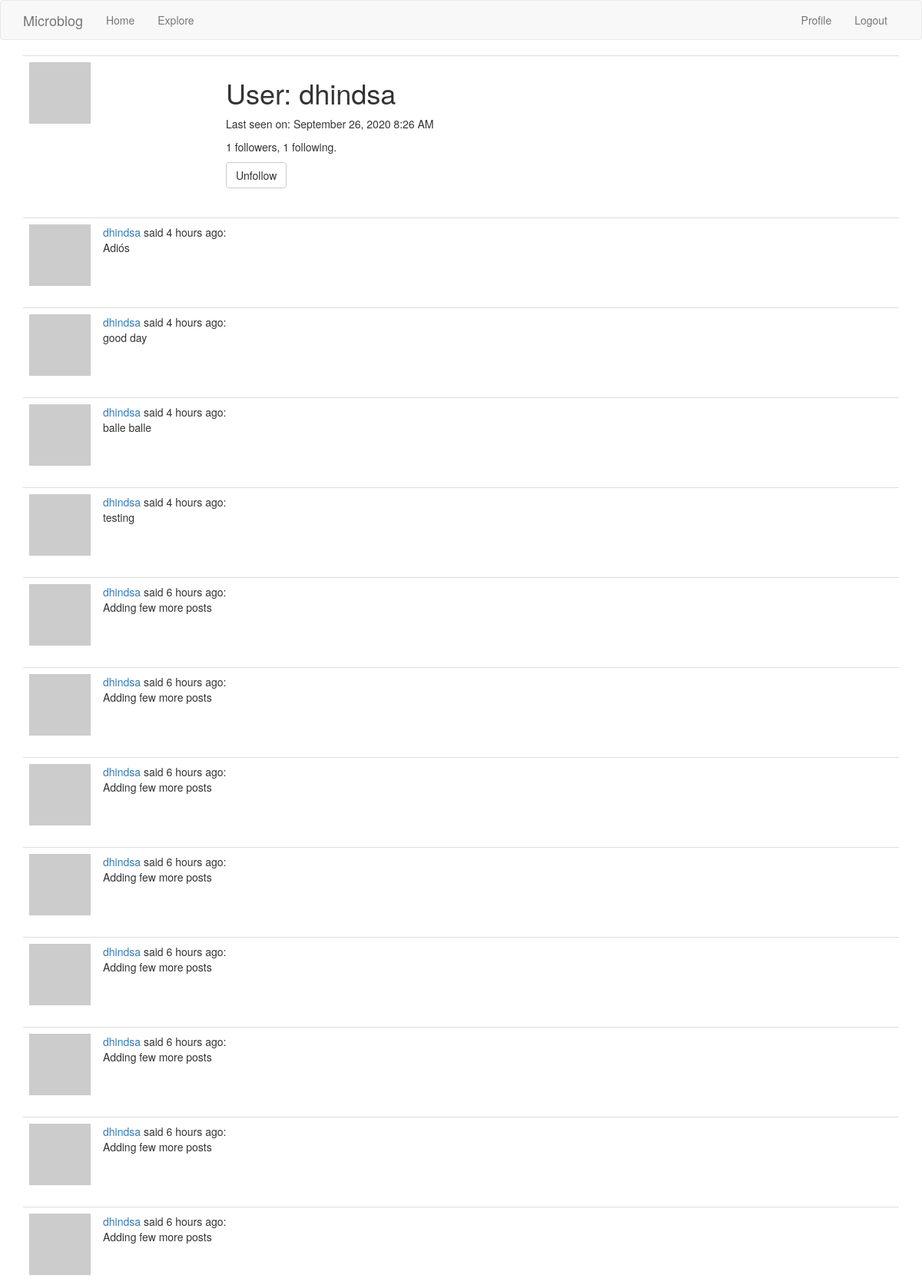
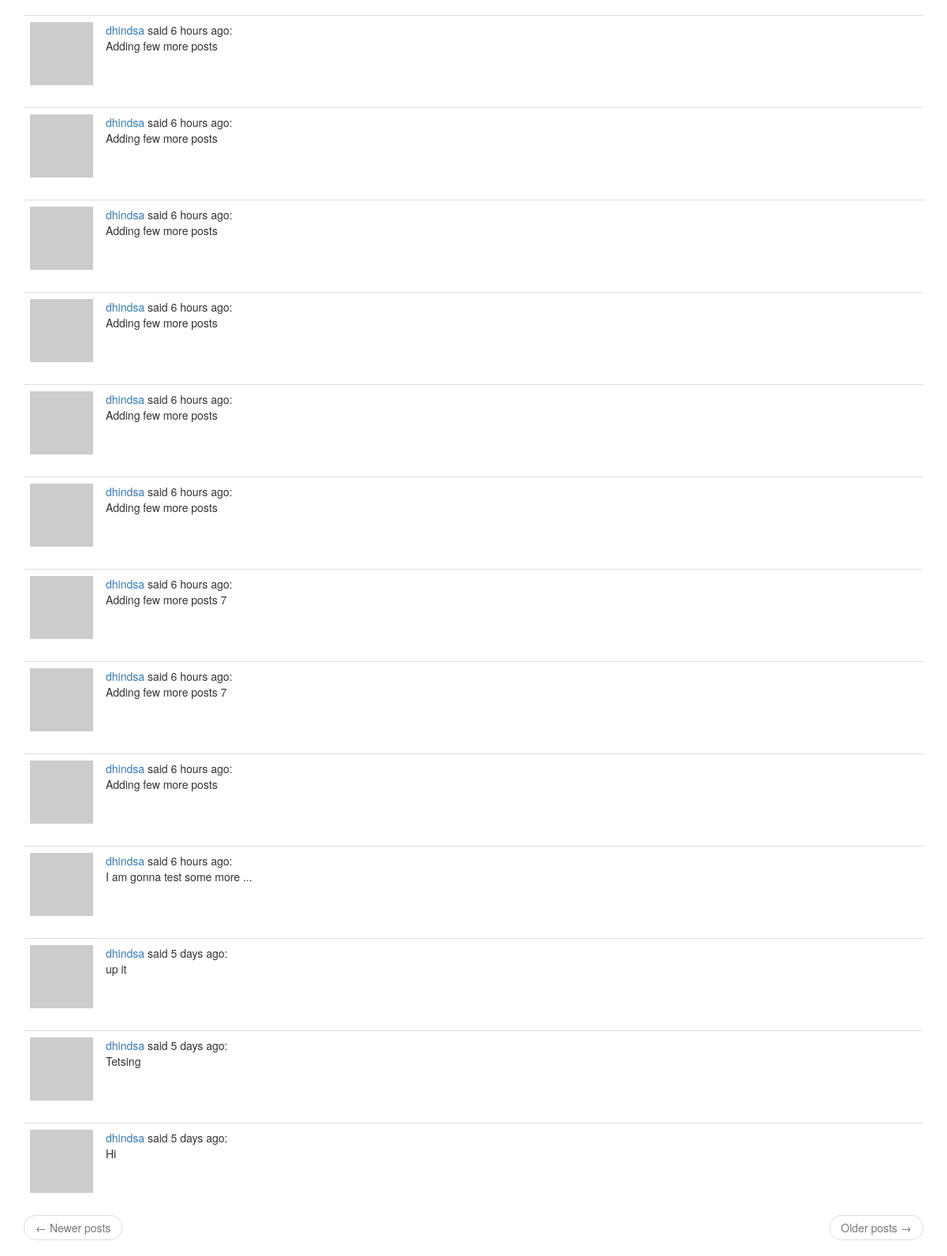
The app's page /user/dhindsa (signed in) with its own data (2 pictures, top to bottom).
### app/models.py (models this page shows, shortened)
class User(UserMixin, db.Model):
    id = db.Column(db.Integer, primary_key=True)
    username = db.Column(db.String(64), index=True, unique=True)
    email = db.Column(db.String(120), index=True, unique=True)
    password_hash = db.Column(db.String(128))
    posts = db.relationship('Post', backref='author', lazy='dynamic')
    about_me = db.Column(db.String(140))
    last_seen = db.Column(db.DateTime, default=datetime.utcnow)
    followed = db.relationship(
        'User', secondary=followers,
        primaryjoin=(followers.c.follower_id == id),
        secondaryjoin=(followers.c.followed_id == id),
        backref=db.backref('followers', lazy='dynamic'), lazy='dynamic')
    def avatar(self, size):
        digest = md5(self.email.lower().encode('utf-8')).hexdigest()
        return 'https://www.gravatar.com/avatar/{}?d=identicon&s={}'.format(
            digest, size)
    def is_following(self, user):
        return self.followed.filter(
            followers.c.followed_id == user.id).count() > 0

class Post(db.Model):
    id = db.Column(db.Integer, primary_key=True)
    body = db.Column(db.String(140))
    timestamp = db.Column(db.DateTime, index=True, default=datetime.utcnow)
    user_id = db.Column(db.Integer, db.ForeignKey('user.id'))
    language = db.Column(db.String(5))

### app/routes.py (the view)
@app.route('/user/<username>')
@login_required
def user(username):
    user = User.query.filter_by(username=username).first_or_404()
    page = request.args.get('page', 1, type=int)
    posts = user.posts.order_by(Post.timestamp.desc()).paginate(
        page, app.config['POSTS_PER_PAGE'], False)
    next_url = url_for('user', username=user.username, page=posts.next_num) \
        if posts.has_next else None
    prev_url = url_for('user', username=user.username, page=posts.prev_num) \
        if posts.has_prev else None
    form = EmptyForm()
    return render_template('user.html', user=user, posts=posts.items,
                           next_url=next_url, prev_url=prev_url, form=form)

### app/forms.py
class EmptyForm(FlaskForm):
    submit = SubmitField('Submit')

### app/models.py (called while the page is built)
@login.user_loader
def load_user(id):
    return User.query.get(int(id))

### app/routes.py (called while the page is built)
@app.before_request
def before_request():
    if current_user.is_authenticated:
        current_user.last_seen = datetime.utcnow()
        db.session.commit()

### app/templates/user.html (shortened to what this page needs)
{% extends "base.html" %}
{% block app_content %}
<table class="table table-hover">
    <tr>
        <td width="256px"><img src="{{ user.avatar(256) }}"></td>
        <td>
            <h1>User: {{ user.username }}</h1>
            {% if user.last_seen %}
            <p>Last seen on: {{ moment(user.last_seen).format('LLL') }}</p>
            {% endif %}                <p>{{ user.followers.count() }} followers, {{ user.followed.count() }} following.</p>
            {% if user == current_user %}
            <p><a href="{{ url_for('edit_profile') }}">Edit your profile</a></p>
            {% else %}
            <p>
                <form action="{{ url_for('unfollow', username=user.username) }}" method="post">
                    {{ form.submit(value='Unfollow', class_='btn btn-default') }}
                </form>
            </p>
            {% endif %}
        </td>
    </tr>
</table>
{% for post in posts %}
{% include '_post.html' %}
{% endfor %}
<nav aria-label="...">
    <ul class="pager">
        <li class="previous{% if not prev_url %} disabled{% endif %}">
            <a href="{{ prev_url or '#' }}">
                <span aria-hidden="true">&larr;</span> Newer posts
            </a>
        </li>
        <li class="next{% if not next_url %} disabled{% endif %}">
            <a href="{{ next_url or '#' }}">
                Older posts <span aria-hidden="true">&rarr;</span>
            </a>
        </li>
    </ul>
</nav>
{% endblock %}

### app/templates/_post.html
<table class="table table-hover">
	<tr>
		<td width="70px">
			<a href="{{ url_for('user', username=post.author.username) }}">
				<img src="{{ post.author.avatar(70) }}" />
			</a>
		</td>
		<td>
			<a href="{{ url_for('user', username=post.author.username) }}">
				{{ post.author.username }}
			</a>
			said {{ moment(post.timestamp).fromNow() }}:
			<br>
			<span id="post{{ post.id }}">{{ post.body }}</span>
		</td>
	</tr>
</table>

### records on screen
User: username "dhindsa", last_seen "September 26, 2020 8:26 AM"
Post: author.username "dhindsa", timestamp "4 hours ago", body "Adiós"
Post: author.username "dhindsa", timestamp "4 hours ago", body "good day"
Post: author.username "dhindsa", timestamp "4 hours ago", body "balle balle"
Post: author.username "dhindsa", timestamp "4 hours ago", body "testing"
Post: author.username "dhindsa", timestamp "6 hours ago", body "Adding few more posts"
Post: author.username "dhindsa", timestamp "6 hours ago", body "Adding few more posts"
Post: author.username "dhindsa", timestamp "6 hours ago", body "Adding few more posts"
Post: author.username "dhindsa", timestamp "6 hours ago", body "Adding few more posts"
Post: author.username "dhindsa", timestamp "6 hours ago", body "Adding few more posts"
Post: author.username "dhindsa", timestamp "6 hours ago", body "Adding few more posts"
Post: author.username "dhindsa", timestamp "6 hours ago", body "Adding few more posts"
Post: author.username "dhindsa", timestamp "6 hours ago", body "Adding few more posts"
Post: author.username "dhindsa", timestamp "6 hours ago", body "Adding few more posts"
Post: author.username "dhindsa", timestamp "6 hours ago", body "Adding few more posts"
Post: author.username "dhindsa", timestamp "6 hours ago", body "Adding few more posts"
Post: author.username "dhindsa", timestamp "6 hours ago", body "Adding few more posts"
Post: author.username "dhindsa", timestamp "6 hours ago", body "Adding few more posts"
Post: author.username "dhindsa", timestamp "6 hours ago", body "Adding few more posts"
Post: author.username "dhindsa", timestamp "6 hours ago", body "Adding few more posts 7"
Post: author.username "dhindsa", timestamp "6 hours ago", body "Adding few more posts 7"
Post: author.username "dhindsa", timestamp "6 hours ago", body "Adding few more posts"
Post: author.username "dhindsa", timestamp "6 hours ago", body "I am gonna test some more ..."
Post: author.username "dhindsa", timestamp "5 days ago", body "up it"
Post: author.username "dhindsa", timestamp "5 days ago", body "Tetsing"
Post: author.username "dhindsa", timestamp "5 days ago", body "Hi"

### other values on screen
{{ user.followers.count() }} "1"
{{ user.followed.count() }} "1"
